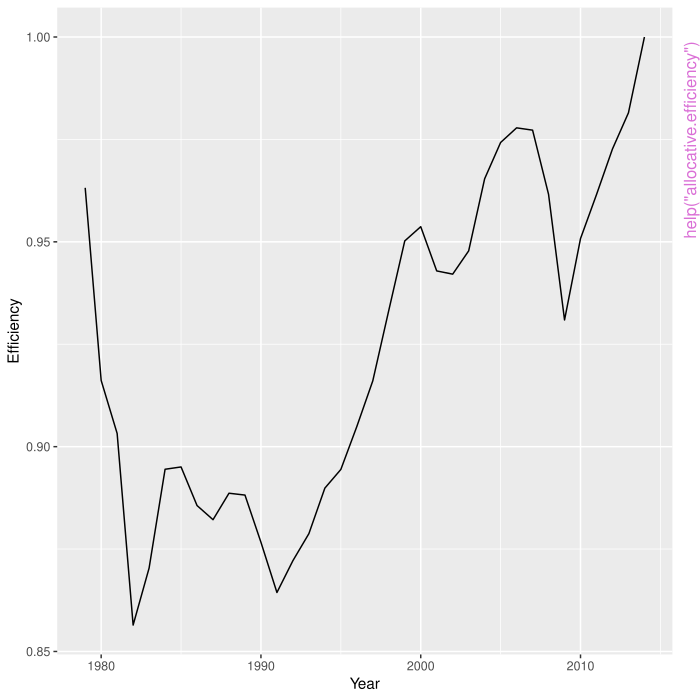

Write the R code that produced this figure.
pkgname <- "snfa"
source(file.path(R.home("share"), "R", "examples-header.R"))
options(warn = 1)
options(pager = "console")
base::assign(".ExTimings", "snfa-Ex.timings", pos = 'CheckExEnv')
base::cat("name\tuser\tsystem\telapsed\n", file=base::get(".ExTimings", pos = 'CheckExEnv'))
base::assign(".format_ptime",
function(x) {
  if(!is.na(x[4L])) x[1L] <- x[1L] + x[4L]
  if(!is.na(x[5L])) x[2L] <- x[2L] + x[5L]
  options(OutDec = '.')
  format(x[1L:3L], digits = 7L)
},
pos = 'CheckExEnv')

### * </HEADER>
library('snfa')

base::assign(".oldSearch", base::search(), pos = 'CheckExEnv')
base::assign(".old_wd", base::getwd(), pos = 'CheckExEnv')
cleanEx()
nameEx("H.inv.select")
### * H.inv.select

flush(stderr()); flush(stdout())

base::assign(".ptime", proc.time(), pos = "CheckExEnv")
### Name: H.inv.select
### Title: Bandwidth matrix selection
### Aliases: H.inv.select

### ** Examples

data(USMacro)

USMacro <- USMacro[complete.cases(USMacro),]

#Extract data
X <- as.matrix(USMacro[,c("K", "L")])

#Generate bandwidth matrix
print(H.inv.select(X))
#              [,1]         [,2]
# [1,] 3.642704e-08 0.000000e+00
# [2,] 0.000000e+00 1.215789e-08




base::assign(".dptime", (proc.time() - get(".ptime", pos = "CheckExEnv")), pos = "CheckExEnv")
base::cat("H.inv.select", base::get(".format_ptime", pos = 'CheckExEnv')(get(".dptime", pos = "CheckExEnv")), "\n", file=base::get(".ExTimings", pos = 'CheckExEnv'), append=TRUE, sep="\t")
cleanEx()
nameEx("allocative.efficiency")
### * allocative.efficiency

flush(stderr()); flush(stdout())

base::assign(".ptime", proc.time(), pos = "CheckExEnv")
### Name: allocative.efficiency
### Title: Allocative efficiency estimation
### Aliases: allocative.efficiency

### ** Examples

data(USMacro)

USMacro <- USMacro[complete.cases(USMacro),]

#Extract data
X <- as.matrix(USMacro[,c("K", "L")])
y <- USMacro$Y

X.price <- as.matrix(USMacro[,c("K.price", "L.price")])
y.price <- rep(1e9, nrow(USMacro)) #Price of $1 billion of output is $1 billion

#Run model
efficiency.model <- allocative.efficiency(X, y,
                                         X.price, y.price,
                                         X.constrained = X,
                                         model = "br",
                                         method = "mc")

#Plot technical/allocative efficiency over time
library(ggplot2)

technical.df <- data.frame(Year = USMacro$Year,
                          Efficiency = efficiency.model$technical.efficiency)

ggplot(technical.df, aes(Year, Efficiency)) +
  geom_line()

allocative.df <- data.frame(Year = rep(USMacro$Year, times = 2),
                            log.overallocation = c(efficiency.model$log.overallocation[,1],
                                                   efficiency.model$log.overallocation[,2]),
                            Variable = rep(c("K", "L"), each = nrow(USMacro)))

ggplot(allocative.df, aes(Year, log.overallocation)) +
  geom_line(aes(color = Variable))

#Estimate average overallocation across sample period
lm.model <- lm(log.overallocation ~ 0 + Variable, allocative.df)
summary(lm.model)
  



base::assign(".dptime", (proc.time() - get(".ptime", pos = "CheckExEnv")), pos = "CheckExEnv")
base::cat("allocative.efficiency", base::get(".format_ptime", pos = 'CheckExEnv')(get(".dptime", pos = "CheckExEnv")), "\n", file=base::get(".ExTimings", pos = 'CheckExEnv'), append=TRUE, sep="\t")
cleanEx()
nameEx("fit.boundary")
### * fit.boundary

flush(stderr()); flush(stdout())

base::assign(".ptime", proc.time(), pos = "CheckExEnv")
### Name: fit.boundary
### Title: Multivariate smooth boundary fitting with additional constraints
### Aliases: fit.boundary

### ** Examples

data(univariate)

#Set up data for fitting

X <- as.matrix(univariate$x)
y <- univariate$y

N.fit <- 100
X.fit <- as.matrix(seq(min(X), max(X), length.out = N.fit))

#Reflect data for fitting
reflected.data <- reflect.data(X, y)
X.eval <- reflected.data$X
y.eval <- reflected.data$y

#Fit frontiers
frontier.u <- fit.boundary(X.eval, y.eval, 
                           X.bounded = X, y.bounded = y,
                           X.constrained = X.fit,
                           X.fit = X.fit,
                           method = "u")
                          
frontier.m <- fit.boundary(X.eval, y.eval, 
                           X.bounded = X, y.bounded = y,
                           X.constrained = X.fit,
                           X.fit = X.fit,
                           method = "m")
                          
frontier.mc <- fit.boundary(X.eval, y.eval, 
                            X.bounded = X, y.bounded = y,
                            X.constrained = X.fit,
                            X.fit = X.fit,
                            method = "mc")

#Plot frontier
library(ggplot2)

frontier.df <- data.frame(X = rep(X.fit, times = 3),
                          y = c(frontier.u$y.fit, frontier.m$y.fit, frontier.mc$y.fit),
                          model = rep(c("u", "m", "mc"), each = N.fit))

ggplot(univariate, aes(X, y)) +
  geom_point() +
  geom_line(data = frontier.df, aes(color = model))

#Plot slopes
slope.df <- data.frame(X = rep(X.fit, times = 3),
                       slope = c(frontier.u$gradient.fit,
                                 frontier.m$gradient.fit,
                                 frontier.mc$gradient.fit),
                       model = rep(c("u", "m", "mc"), each = N.fit))

ggplot(slope.df, aes(X, slope)) +
  geom_line(aes(color = model))
  



base::assign(".dptime", (proc.time() - get(".ptime", pos = "CheckExEnv")), pos = "CheckExEnv")
base::cat("fit.boundary", base::get(".format_ptime", pos = 'CheckExEnv')(get(".dptime", pos = "CheckExEnv")), "\n", file=base::get(".ExTimings", pos = 'CheckExEnv'), append=TRUE, sep="\t")
cleanEx()
nameEx("fit.mean")
### * fit.mean

flush(stderr()); flush(stdout())

base::assign(".ptime", proc.time(), pos = "CheckExEnv")
### Name: fit.mean
### Title: Kernel smoothing with additional constraints
### Aliases: fit.mean

### ** Examples

data(USMacro)

USMacro <- USMacro[complete.cases(USMacro),]

#Extract data
X <- as.matrix(USMacro[,c("K", "L")])
y <- USMacro$Y

#Reflect data for fitting
reflected.data <- reflect.data(X, y)
X.eval <- reflected.data$X
y.eval <- reflected.data$y

#Fit frontier
fit.mc <- fit.mean(X.eval, y.eval, 
                   X.constrained = X,
                   X.fit = X,
                   method = "mc")

#Plot input productivities over time
library(ggplot2)
plot.df <- data.frame(Year = rep(USMacro$Year, times = 2),
                      Elasticity = c(fit.mc$gradient.fit[,1] * X[,1] / y,
                                     fit.mc$gradient.fit[,2] * X[,2] / y),
                      Variable = rep(c("Capital", "Labor"), each = nrow(USMacro)))

ggplot(plot.df, aes(Year, Elasticity)) +
  geom_line() +
  facet_grid(Variable ~ ., scales = "free_y")
  



base::assign(".dptime", (proc.time() - get(".ptime", pos = "CheckExEnv")), pos = "CheckExEnv")
base::cat("fit.mean", base::get(".format_ptime", pos = 'CheckExEnv')(get(".dptime", pos = "CheckExEnv")), "\n", file=base::get(".ExTimings", pos = 'CheckExEnv'), append=TRUE, sep="\t")
cleanEx()
nameEx("fit.sf")
### * fit.sf

flush(stderr()); flush(stdout())

base::assign(".ptime", proc.time(), pos = "CheckExEnv")
### Name: fit.sf
### Title: Non-parametric stochastic frontier
### Aliases: fit.sf

### ** Examples

data(USMacro)

USMacro <- USMacro[complete.cases(USMacro),]

#Extract data
X <- as.matrix(USMacro[,c("K", "L")])
y <- USMacro$Y

#Fit frontier
fit.sf <- fit.sf(X, y,
                 X.constrained = X,
                 method = "mc")

print(fit.sf$mean.efficiency)
# [1] 0.9772484

#Plot efficiency over time
library(ggplot2)

plot.df <- data.frame(Year = USMacro$Year,
                      Efficiency = fit.sf$mode.efficiency)

ggplot(plot.df, aes(Year, Efficiency)) +
  geom_line()
  



base::assign(".dptime", (proc.time() - get(".ptime", pos = "CheckExEnv")), pos = "CheckExEnv")
base::cat("fit.sf", base::get(".format_ptime", pos = 'CheckExEnv')(get(".dptime", pos = "CheckExEnv")), "\n", file=base::get(".ExTimings", pos = 'CheckExEnv'), append=TRUE, sep="\t")
cleanEx()
nameEx("reflect.data")
### * reflect.data

flush(stderr()); flush(stdout())

base::assign(".ptime", proc.time(), pos = "CheckExEnv")
### Name: reflect.data
### Title: Data reflection for kernel smoothing
### Aliases: reflect.data

### ** Examples

data(univariate)

#Extract data
X <- as.matrix(univariate$x)
y <- univariate$y

#Reflect data
reflected.data <- reflect.data(X, y)

X.reflected <- reflected.data$X
y.reflected <- reflected.data$y

#Plot
library(ggplot2)

plot.df <- data.frame(X = X.reflected,
                      y = y.reflected,
                      data = rep(c("reflected", "actual", "reflected"), each = nrow(X)))

ggplot(plot.df, aes(X, y)) +
  geom_point(aes(color = data))




base::assign(".dptime", (proc.time() - get(".ptime", pos = "CheckExEnv")), pos = "CheckExEnv")
base::cat("reflect.data", base::get(".format_ptime", pos = 'CheckExEnv')(get(".dptime", pos = "CheckExEnv")), "\n", file=base::get(".ExTimings", pos = 'CheckExEnv'), append=TRUE, sep="\t")
cleanEx()
nameEx("technical.efficiency.change")
### * technical.efficiency.change

flush(stderr()); flush(stdout())

base::assign(".ptime", proc.time(), pos = "CheckExEnv")
### Name: technical.efficiency.change
### Title: Technical and efficiency change estimation
### Aliases: technical.efficiency.change

### ** Examples

data(panel.production)

results.df <- technical.efficiency.change(df = panel.production,
                                          input.var.names = c("X.1", "X.2", "X.3"),
                                          output.var.name = "y",
                                          firm.var.name = "Firm",
                                          time.var.name = "Year")

#Plot changes over time by firm
library(ggplot2)

ggplot(results.df, aes(Year, technical.change)) +
  geom_line(aes(color = Firm))
ggplot(results.df, aes(Year, efficiency.change)) +
  geom_line(aes(color = Firm))
ggplot(results.df, aes(Year, productivity.change)) +
  geom_line(aes(color = Firm))
  



base::assign(".dptime", (proc.time() - get(".ptime", pos = "CheckExEnv")), pos = "CheckExEnv")
base::cat("technical.efficiency.change", base::get(".format_ptime", pos = 'CheckExEnv')(get(".dptime", pos = "CheckExEnv")), "\n", file=base::get(".ExTimings", pos = 'CheckExEnv'), append=TRUE, sep="\t")
### * <FOOTER>
###
cleanEx()
options(digits = 7L)
base::cat("Time elapsed: ", proc.time() - base::get("ptime", pos = 'CheckExEnv'),"\n")
grDevices::dev.off()
###
### Local variables: ***
### mode: outline-minor ***
### outline-regexp: "\\(> \\)?### [*]+" ***
### End: ***
quit('no')
